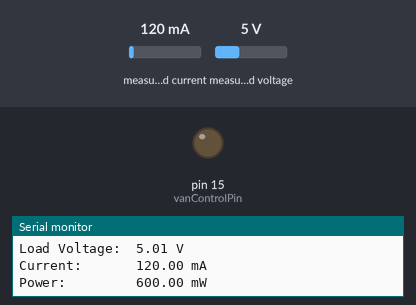
The sketch below on a simulated Arduino Uno, built with avr-gcc and run on an emulated ATmega328P. On the bench: output pins drawn as LEDs (lit = HIGH), the last lines printed to the serial monitor. The test bench sets the inputs (shaded band); at power-on: measured current 120 mA, measured voltage 5 V.

Above: at 6.2 s.
6.3 s: measured current set to 98 mA
8.3 s: measured current set to 86 mA
At 10.2 s:
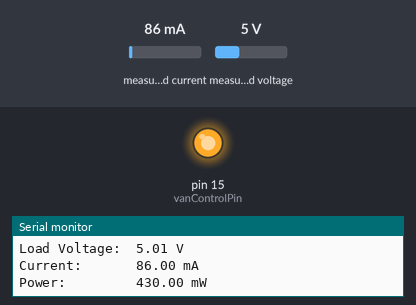
10.5 s: measured current set to 500 mA
At 12.2 s:
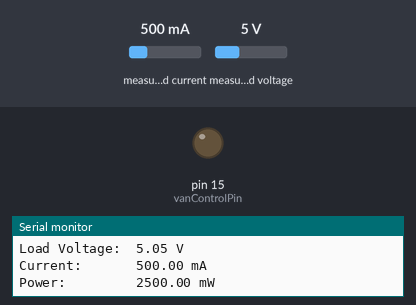
12.5 s: measured current set to 40 mA
At 14.5 s:
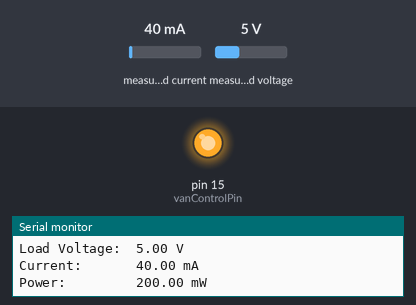
Timing chart, 0 to 15.5 s (numbered marks = the images above; inputs shaded):
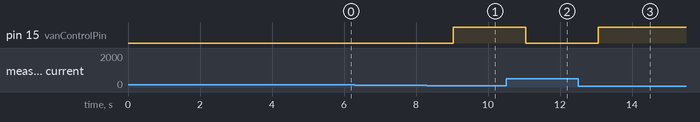

The sketch:

getcurrent.ino
```cpp
#include <Wire.h>
#include <Adafruit_INA219.h>

Adafruit_INA219 ina219;

bool vanStatus = false;  // État initial du van (éteint)
const int vanControlPin = 15;  // Broche de contrôle du van

void setup(void)
{
  pinMode(vanControlPin, OUTPUT);
  digitalWrite(vanControlPin, LOW);

  delay(5000);
  Serial.begin(115200);
  while (!Serial) {
      delay(1);
  }

  if (! ina219.begin()) {
    Serial.println("Failed to find INA219 chip");
    while (1) { delay(10); }
  }

  Serial.println("Measuring voltage and current with INA219 ...");
}

void loop(void)
{
  float shuntvoltage = 0;
  float busvoltage = 0;
  float current_mA = 0;
  float loadvoltage = 0;
  float power_mW = 0;

  shuntvoltage = ina219.getShuntVoltage_mV();
  busvoltage = ina219.getBusVoltage_V();
  current_mA = ina219.getCurrent_mA();
  power_mW = ina219.getPower_mW();
  loadvoltage = busvoltage + (shuntvoltage / 1000);

  if (power_mW < 450 && !vanStatus) {
    // Allumer le van
    digitalWrite(vanControlPin, HIGH);
    vanStatus = true;  // Mettre à jour l'état du van (allumé)
  } else if (power_mW >= 450 && vanStatus) {
    // Éteindre le van
    digitalWrite(vanControlPin, LOW);
    vanStatus = false;  // Mettre à jour l'état du van (éteint)
  }

  Serial.print("Bus Voltage:   "); Serial.print(busvoltage); Serial.println(" V");
  Serial.print("Shunt Voltage: "); Serial.print(shuntvoltage); Serial.println(" mV");
  Serial.print("Load Voltage:  "); Serial.print(loadvoltage); Serial.println(" V");
  Serial.print("Current:       "); Serial.print(current_mA); Serial.println(" mA");
  Serial.print("Power:         "); Serial.print(power_mW); Serial.println(" mW");
  Serial.println("");

  delay(2000);
}
```

Measured:
- the behaviour switches between 90 and 89 mA on measured current (found by bisection; images 0 and 1)
- after the input at 8.3 s, pin 15 (vanControlPin): LOW → HIGH after 0.74 s
- after the input at 10.5 s, pin 15 (vanControlPin): HIGH → LOW after 0.55 s
- after the input at 12.5 s, pin 15 (vanControlPin): LOW → HIGH after 0.56 s
